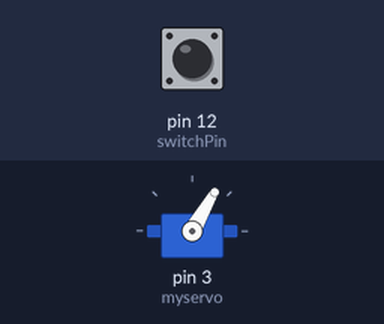
A sketch run on a simulated Arduino Uno, built with avr-gcc and run on an emulated ATmega328P. On the bench: servo. Inputs (shaded band) come from the test bench; at power-on: pin 12 (switchPin) LOW.

Above: at 1.2 s.
1.3 s: pin 12 (switchPin) pulled HIGH for 0.15 s
At 1.4 s:
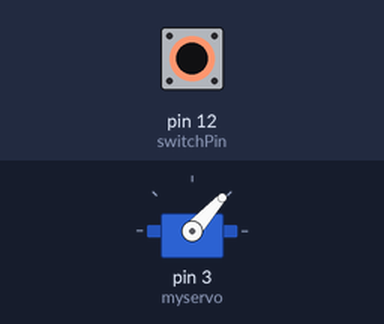
3.0 s: pin 12 (switchPin) pulled HIGH for 3.2 s
At 7.4 s:
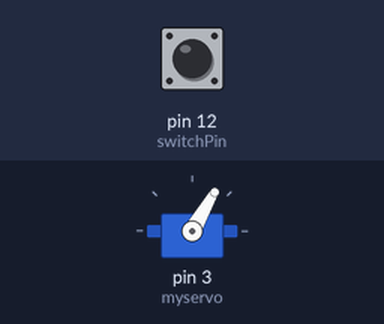
Timing chart, 0 to 8.9 s (numbered marks = the images above; inputs shaded):
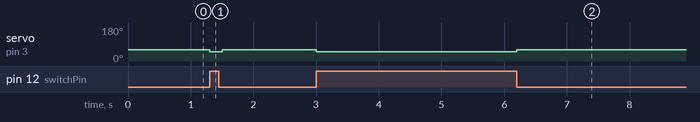

The sketch:

Knob_with_button.pde
```cpp
// Controlling a servo position using a potentiometer (variable resistor)
// by Michal Rinott <http://people.interaction-ivrea.it/m.rinott>

#include <Servo.h>

Servo myservo;  // create servo object to control a servo
int switchPin = 12;
int ledpin = 2;
void setup()
{
  myservo.attach(3);  // attaches the servo on pin 9 to the servo object
}

void loop()
{
  if ((digitalRead(switchPin)) == HIGH){
     myservo.write(48);                  // sets the servo position according to the scaled value
     digitalWrite(ledpin, HIGH);
     delay(100);
  }
    if ((digitalRead(switchPin)) == LOW){
      myservo.write(60);
      digitalWrite(ledpin, LOW);
      delay(100);
    }
}
```

Measured:
- after the input at 1.3 s, servo on pin 3 (myservo): 60° → 48° at once, → 60° 0.20 s later
- after the input at 3.0 s, servo on pin 3 (myservo): 60° → 48° at once, → 60° 3.2 s later
